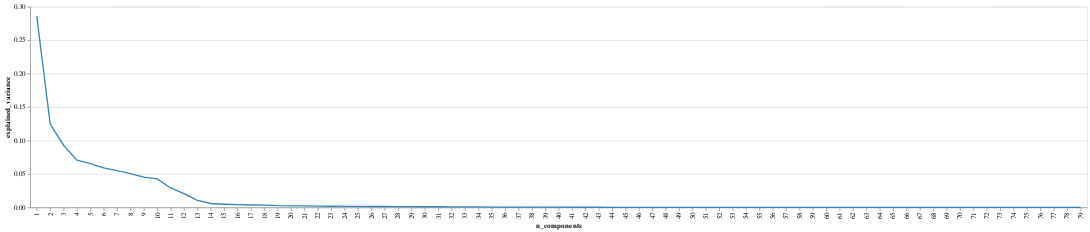

The code cell stored with this chart in its notebook:
### Code cell
draw_components_variance_chart(pca)

### Figure 1 — Vega-Lite specification as saved in the notebook (floating-point values rounded to 4 significant figures)
{"config": {"view": {"continuousWidth": 400, "continuousHeight": 300}}, "data": {"name": "data-d119128c9b1dcdc48daa9abebd2699b1"}, "mark": {"type": "line", "color": "#3586BD"}, "encoding": {"x": {"field": "n_components", "type": "ordinal"}, "y": {"field": "explained_variance", "type": "quantitative"}}, "$schema": "https://vega.github.io/schema/vega-lite/v4.17.0.json", "datasets": {"data-d119128c9b1dcdc48daa9abebd2699b1": [{"n_components": 1, "explained_variance": 0.2856}, {"n_components": 2, "explained_variance": 0.1245}, {"n_components": 3, "explained_variance": 0.09292}, {"n_components": 4, "explained_variance": 0.07071}, {"n_components": 5, "explained_variance": 0.06533}, {"n_components": 6, "explained_variance": 0.05911}, {"n_components": 7, "explained_variance": 0.05504}, {"n_components": 8, "explained_variance": 0.05057}, {"n_components": 9, "explained_variance": 0.04528}, {"n_components": 10, "explained_variance": 0.04266}, {"n_components": 11, "explained_variance": 0.02908}, {"n_components": 12, "explained_variance": 0.02053}, {"n_components": 13, "explained_variance": 0.01043}, {"n_components": 14, "explained_variance": 0.005794}, {"n_components": 15, "explained_variance": 0.00474}, {"n_components": 16, "explained_variance": 0.004111}, {"n_components": 17, "explained_variance": 0.003635}, {"n_components": 18, "explained_variance": 0.003322}, {"n_components": 19, "explained_variance": 0.002618}, {"n_components": 20, "explained_variance": 0.002369}, {"n_components": 21, "explained_variance": 0.002205}, {"n_components": 22, "explained_variance": 0.001968}, {"n_components": 23, "explained_variance": 0.001767}, {"n_components": 24, "explained_variance": 0.001516}, {"n_components": 25, "explained_variance": 0.001454}, {"n_components": 26, "explained_variance": 0.00134}, {"n_components": 27, "explained_variance": 0.00129}, {"n_components": 28, "explained_variance": 0.001128}, {"n_components": 29, "explained_variance": 0.001051}, {"n_components": 30, "explained_variance": 0.0009893}, {"n_components": 31, "explained_variance": 0.0009107}, {"n_components": 32, "explained_variance": 0.0008203}, {"n_components": 33, "explained_variance": 0.0007317}, {"n_components": 34, "explained_variance": 0.0006963}, {"n_components": 35, "explained_variance": 0.0004739}, {"n_components": 36, "explained_variance": 0.0003577}, {"n_components": 37, "explained_variance": 0.0003406}, {"n_components": 38, "explained_variance": 0.0003211}, {"n_components": 39, "explained_variance": 0.0003067}, {"n_components": 40, "explained_variance": 0.0003008}, {"n_components": 41, "explained_variance": 0.0002553}, {"n_components": 42, "explained_variance": 0.0002081}, {"n_components": 43, "explained_variance": 0.0001741}, {"n_components": 44, "explained_variance": 0.0001431}, {"n_components": 45, "explained_variance": 0.0001229}, {"n_components": 46, "explained_variance": 9.932e-05}, {"n_components": 47, "explained_variance": 9.414e-05}, {"n_components": 48, "explained_variance": 8.935e-05}, {"n_components": 49, "explained_variance": 7.537e-05}, {"n_components": 50, "explained_variance": 6.72e-05}, {"n_components": 51, "explained_variance": 5.324e-05}, {"n_components": 52, "explained_variance": 4.675e-05}, {"n_components": 53, "explained_variance": 4.168e-05}, {"n_components": 54, "explained_variance": 3.4e-05}, {"n_components": 55, "explained_variance": 3.181e-05}, {"n_components": 56, "explained_variance": 2.911e-05}, {"n_components": 57, "explained_variance": 2.572e-05}, {"n_components": 58, "explained_variance": 2.283e-05}, {"n_components": 59, "explained_variance": 2.109e-05}, {"n_components": 60, "explained_variance": 1.554e-05}, {"n_components": 61, "explained_variance": 1.211e-05}, {"n_components": 62, "explained_variance": 1.109e-05}, {"n_components": 63, "explained_variance": 1.044e-05}, {"n_components": 64, "explained_variance": 9.292e-06}, {"n_components": 65, "explained_variance": 7.68e-06}, {"n_components": 66, "explained_variance": 7.031e-06}, {"n_components": 67, "explained_variance": 3.859e-06}, {"n_components": 68, "explained_variance": 3.451e-06}, {"n_components": 69, "explained_variance": 3.125e-06}, {"n_components": 70, "explained_variance": 1.951e-06}, {"n_components": 71, "explained_variance": 1.853e-06}, {"n_components": 72, "explained_variance": 1.792e-06}, {"n_components": 73, "explained_variance": 1.334e-06}, {"n_components": 74, "explained_variance": 1.203e-06}, {"n_components": 75, "explained_variance": 6.05e-07}, {"n_components": 76, "explained_variance": 5.658e-07}, {"n_components": 77, "explained_variance": 5.304e-07}, {"n_components": 78, "explained_variance": 4.759e-07}, {"n_components": 79, "explained_variance": 5.981e-09}]}}
